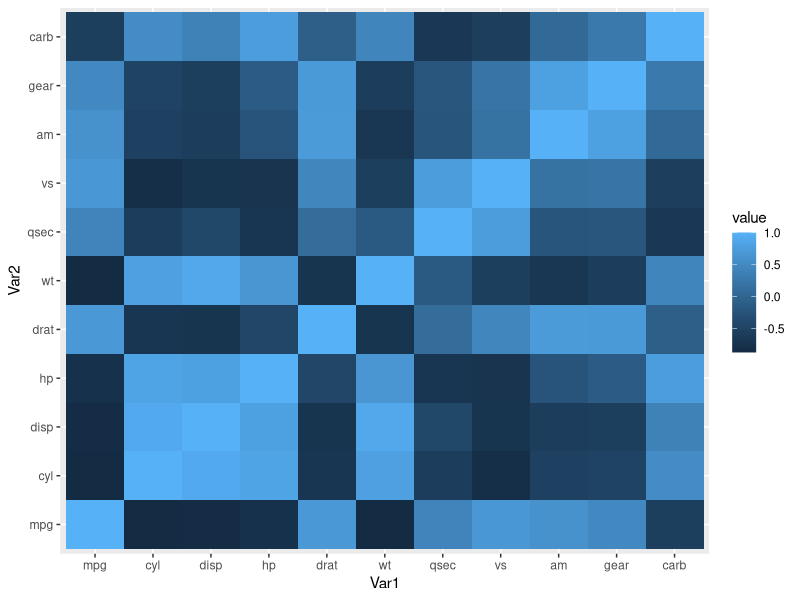
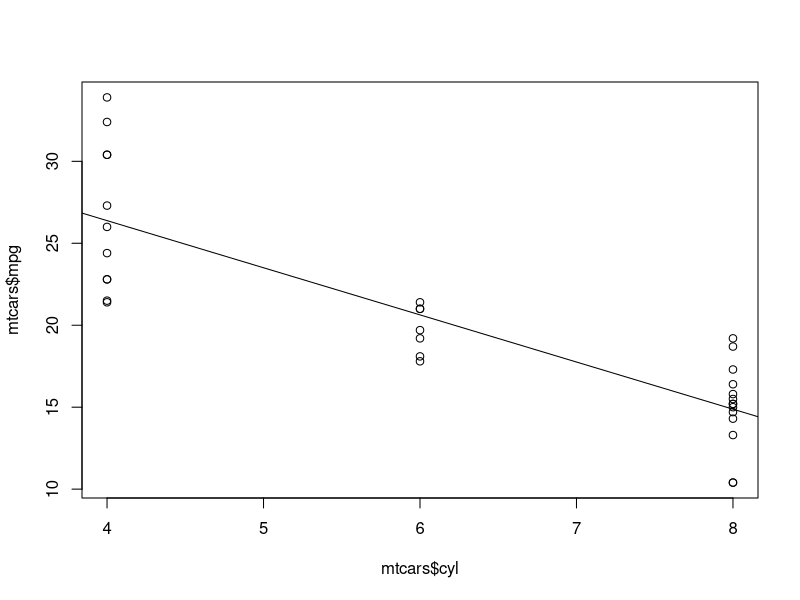

Write the R code that produced these figures, in order.
library ( e1071     )
library ( tidyverse )
library ( reshape2  )
library ( stringr   )
library ( party     )
library ( ggplot2   )

data ( mtcars )
mode = function ( x ) {
   temp = table ( x )
   names ( temp ) [ temp == max ( temp ) ]
}

cat ( '\n' ) ; print ( 'cor:' ) ; cor ( mtcars )

qplot ( x=Var1 , y=Var2 , data = melt ( cor ( mtcars ) ) , fill=value , geom="tile" )

cat ( '\n' ) ; print ( 'lm:' )
lmfit = lm ( mtcars $ mpg ~ mtcars $ cyl )
lmfit

costant <- lmfit $ coefficients [ 1 ]
costant

moltiplicator_for_cyl <- lmfit $ coefficients [ 2 ]
moltiplicator_for_cyl

cat ( '\n' ) ; print ( 'summary lm:'  ) ; summary ( lmfit )
cat ( ''   ) ; print ( 'summary mpg:' ) ; summary ( mtcars $ mpg )
cat ( '\n' ) ; print ( 'summary cyl:' ) ; summary ( mtcars $ cyl )

cat ( '\n' ) ; print ( 'Anova:' ) ; anova ( lmfit )

plot ( mtcars $ cyl , mtcars $ mpg ) ; abline ( lmfit )

paste ( 'Anova DF :' , df <- 1 )

paste (
    'Anova SQ = sum ( ( cyl * var4cyl - mean ( cyl * var4cyl ) ) ^ 2 ) :' , sq <-
    sum ( ( mtcars $ cyl * moltiplicator_for_cyl - mean ( mtcars $ cyl * moltiplicator_for_cyl ) ) ^ 2 )
)

paste (
    'Anova SQ mean = sum ( ( cyl * var4cyl - mean ( cyl * var4cyl ) ) ^ 2 ) / DF :' , 
    sqm <- sq / df
)

paste ( 'Anova DF For All = length ( cyl ) -1 - DF :' , df_all <- length ( mtcars $ cyl ) - 1 - df )

paste (
   'Anova Error Square = sum ( ( mpg - ( cyl * molt4cyl + costant ) ) ^ 2 )' ,  error_sq <-
   sum ( ( mtcars $ mpg - ( mtcars $ cyl * moltiplicator_for_cyl + costant ) ) ^ 2 )
)

paste ( 'Anova Error Square mean = Error Square / DF for All' ,  error_mean <- error_sq / df_all )

paste ( 'Anova F value = SQ mean / Error Square mean :' , fvalue <- sqm / error_mean )

paste (
    'Anova P value = pf is (F-statistic=F-value) on DF and DF For ALL ==' ,
    'pf is' , fvalue , 'on' , df , 'and' , df_all , ':' ,
    pvalue <- sqrt ( pf ( fvalue , df , df_all , lower.tail = T , log.p = T ) ^ 2 )
)

#
# * lower.tail: logical; if TRUE (default), probabilities are P[X <= x] ,
#   otherwise, P[X > x].
#
# log, log.p: logical; if TRUE, probabilities p are given as log(p).
#
